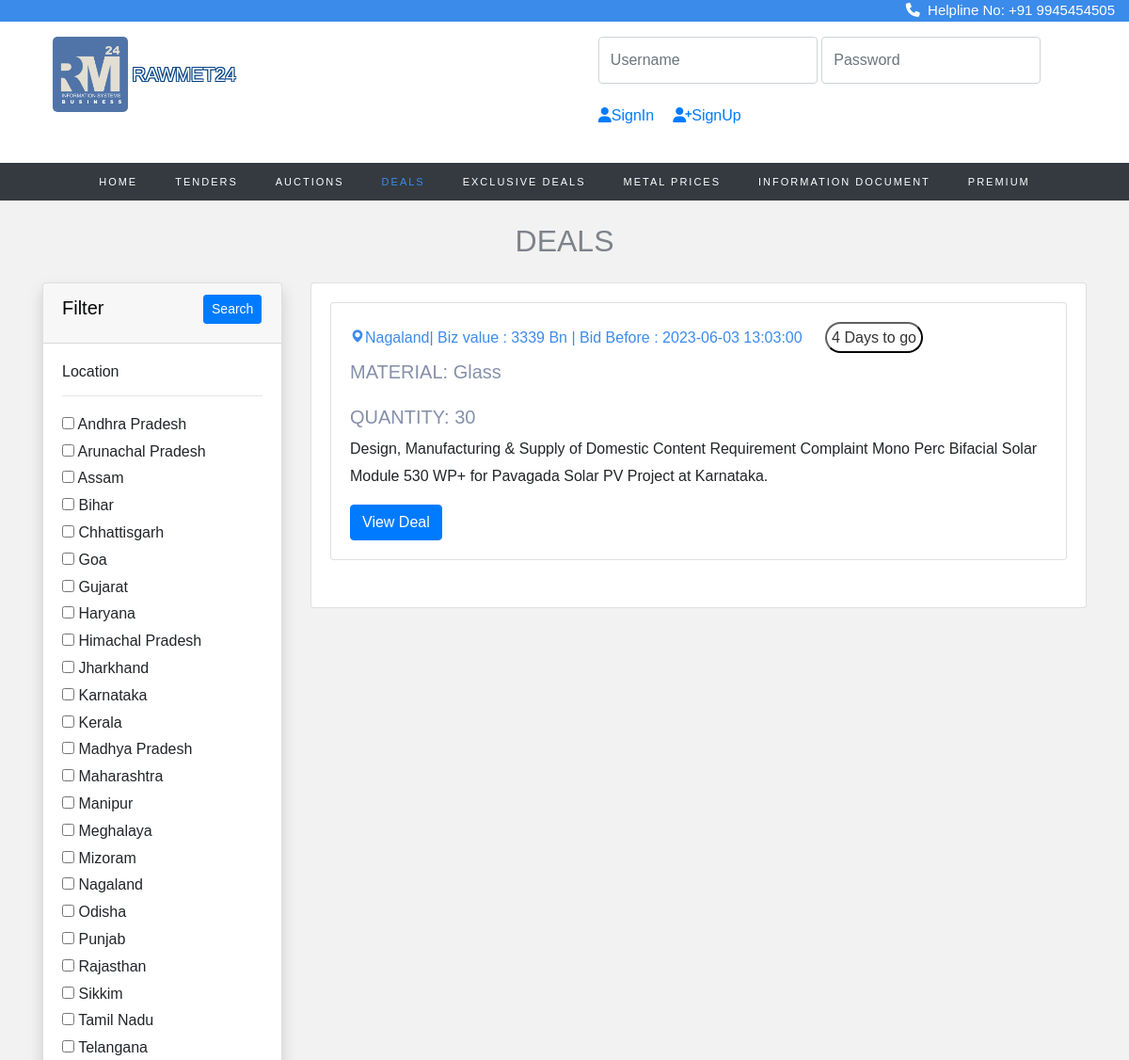
Page /tender/deals.php?locations=Nagaland (upper part) on the earlier database version.
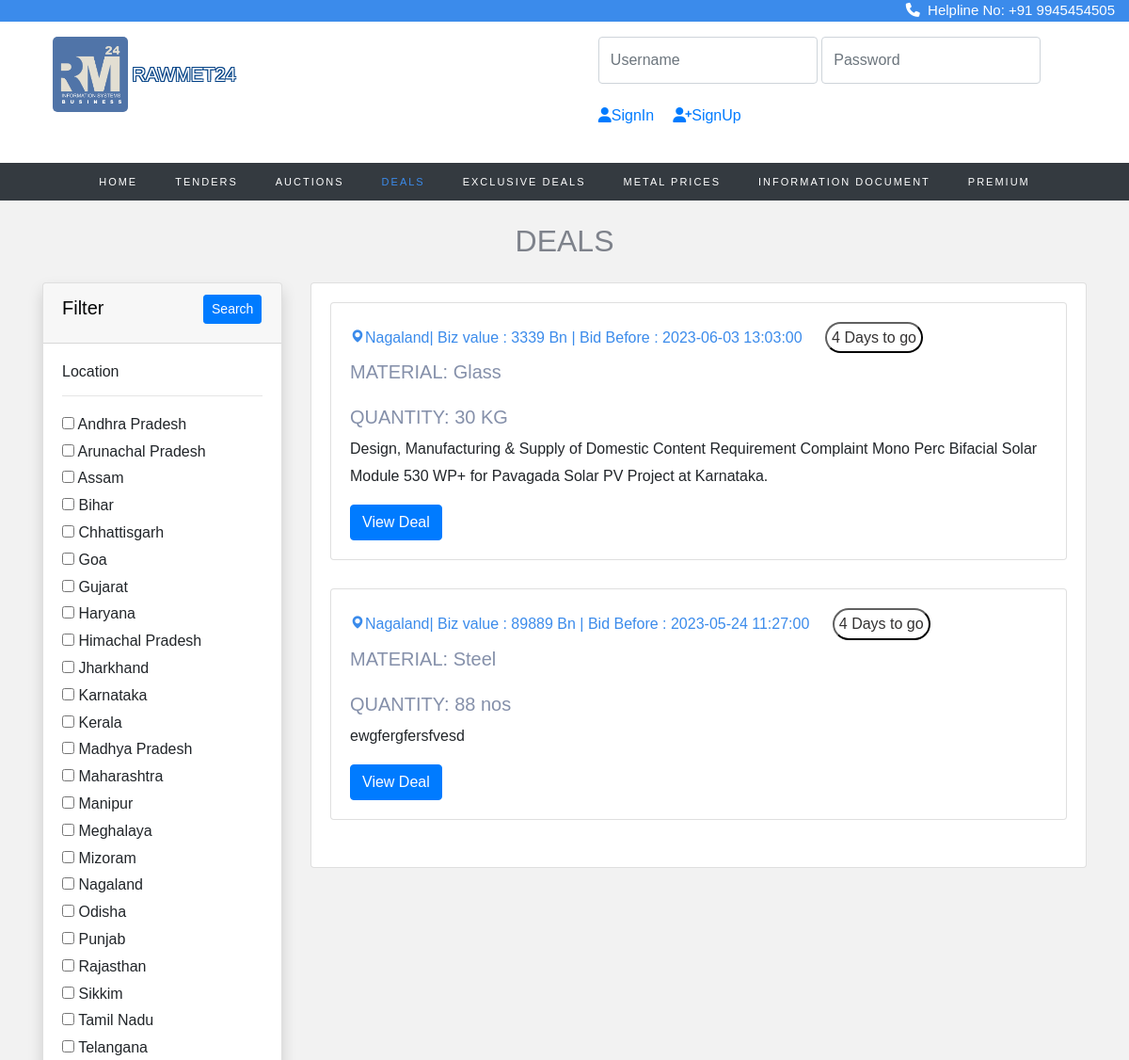
Same page on the later database version.
### tables this page shows
CREATE TABLE `location` (
  `state_id` int(11) NOT NULL,
  `state_name` varchar(50) DEFAULT NULL
);

CREATE TABLE `deals` (
  `id` int(11) NOT NULL,
  `category` varchar(255) DEFAULT NULL,
  `infoId` varchar(255) DEFAULT NULL,
  `ir` varchar(255) DEFAULT NULL,
  `fe` varchar(255) DEFAULT NULL,
  `quantity` varchar(255) NOT NULL,
  `dealValue` varchar(255) NOT NULL,
  `dealDatetime` datetime DEFAULT NULL,
  `docCreatedby` varchar(255) DEFAULT NULL,
  `location` varchar(255) DEFAULT NULL,
  `industrialArea` varchar(255) DEFAULT NULL,
  `companyName` varchar(255) DEFAULT NULL,
  `contactPerson` varchar(255) DEFAULT NULL,
  `email` varchar(255) DEFAULT NULL,
  `address` varchar(255) DEFAULT NULL,
  `city` varchar(255) DEFAULT NULL,
  `state` varchar(255) DEFAULT NULL,
  `contactNumber` varchar(255) DEFAULT NULL,
  `whatsappNumber` varchar(255) DEFAULT NULL,
  `gstin` varchar(255) DEFAULT NULL,
  `orderType` varchar(255) DEFAULT NULL,
  `material` varchar(255) DEFAULT NULL,
  `specification` varchar(255) DEFAULT NULL,
  `dor` datetime DEFAULT NULL,
  `expQuotation` int(25) DEFAULT NULL
);

### tender/deals.php (the view, shortened to what the changed rows need)
<!doctype html>
<html lang="en">
  <head>
    <link rel="stylesheet" href="https://cdn.jsdelivr.net/npm/bootstrap@4.0.0/dist/css/bootstrap.min.css">
<link rel="stylesheet" href="https://stackpath.bootstrapcdn.com/font-awesome/4.7.0/css/font-awesome.min.css">
<link rel="stylesheet" href="https://cdnjs.cloudflare.com/ajax/libs/font-awesome/4.7.0/css/font-awesome.min.css">
<link rel="stylesheet" href="css/style.css">
<link rel="stylesheet" href="css/_buttons.scss">
<link rel="stylesheet" href="css/buttons.scss">
<link rel="stylesheet" href="css/auction.css">
<link rel="stylesheet" href="css/reboot.scss">
<link rel="stylesheet" href="https://cdnjs.cloudflare.com/ajax/libs/font-awesome/6.4.0/css/all.min.css">
<link href='https://unpkg.com/boxicons@2.1.4/css/boxicons.min.css' rel='stylesheet'>
<link rel="stylesheet" href="https://cdnjs.cloudflare.com/ajax/libs/font-awesome/4.7.0/css/font-awesome.min.css">
<link rel="stylesheet" type="text/css" href="https://stackpath.bootstrapcdn.com/bootstrap/4.4.1/css/bootstrap.min.css">
<link rel="stylesheet" type="text/css" href="https://pixinvent.com/stack-responsive-bootstrap-4-admin-template/app-assets/css/bootstrap-extended.min.css">
<link rel="stylesheet" type="text/css" href="https://pixinvent.com/stack-responsive-bootstrap-4-admin-template/app-assets/fonts/simple-line-icons/style.min.css">
</head>
</head>
<body>
<section class="home">
  <br>
 <center>
 <h2 style="color: #7e828b;">DEALS</h2> </center>
 <div class="container">
        <div class="row">
            <div class="col-md-3">
                <form action="deals.php?l=" method="GET">
                    <div class="card shadow mt-3">
                        <div class="card-body">
                            <h6>Location</h6>
                            <hr>
                            <?php
                            $con = mysqli_connect("localhost", "root", "", "registration_db");
                            $brand_query = "SELECT * FROM location";
                            $brand_query_run = mysqli_query($con, $brand_query);
                            if (mysqli_num_rows($brand_query_run) > 0) {
                                foreach ($brand_query_run as $locationlist) {
                                    ?>
                                    <div id="checkbox">
                                        <input type="checkbox" name="locations" value="<?= $locationlist['state_name']; ?>"
                                            ?>>
                                        <?= $locationlist['state_name']; ?>
                                    </div>
                                    <?php
                                }
                            } else {
                                echo "No locations Found";
                            }
                            ?>
                        </div>
                    </div>
                </form>
            </div>
            <div class="col-md-9 mt-3">
                <div class="card ">
                    <div class="card-body row">
                        <?php
                        if (isset($_GET['locations'])) {
                            $branchecked = [];
                            $branchecked[0] = $_GET['locations'];
                            foreach ($branchecked as $rowbrand) {
                                 $sql = "SELECT * FROM deals WHERE location='".$rowbrand."'";
                                $result = mysqli_query($con, $sql);
                                if (mysqli_num_rows($result) > 0) {
                                    foreach ($result as $row):
                                        ?>
                                       <div class="col-md-12 grid-margin stretch-card">
                    <div class="card">
                        <div class="card-body">
                                              <h6 style="color:#3b8beb; "> <i class='bx bxs-map'></i><?php echo $row['location'];?>| Biz value : <?php echo $row['expQuotation'];?> Bn | Bid Before : <?php echo $row['dealDatetime'];?> <button style="padding:5px ;border-color: #0c0c0c; border-radius: 20px; color: #333131; background-color: #ffffff; margin-left: 20px;">4 Days to go</button></h6>
                        <h5 style="color:#8590aa; font-family: 'Montserrat', sans-serif;">
                        MATERIAL:&nbsp<?php echo $row['material'];?><br><br>QUANTITY:&nbsp<?php echo $row['quantity'];?>
                        </h5>
    <p><?php echo $row['specification'];?></p>
    <a href="excluedeal_page.php?g=<?php echo $row['id'];?>"><button class="btn btn-primary" type="submit">View Deal</button></a></h6>
                      </div>
                    </div>
                  </div>
                                        <?php
                                    endforeach;
                                }
                            }
                        }
                        ?>
                </div>
            </div>
        </div>
    </div>
    </div>
<br>
  </body>
</html>

Differences in the rows shown:
changed deals "Glass": quantity "30" → "30 KG"
added deals: location "Nagaland", expQuotation "89889", dealDatetime "2023-05-24 11:27:00", material "Steel", quantity "88 nos", specification "ewgfergfersfvesd"
